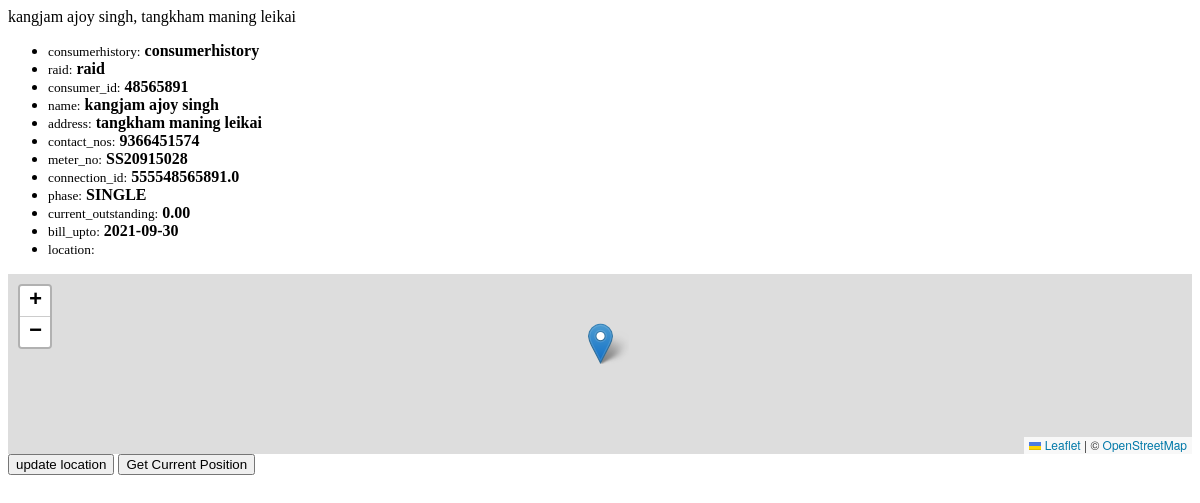
Page /consumers/48565891/ on the earlier database version.
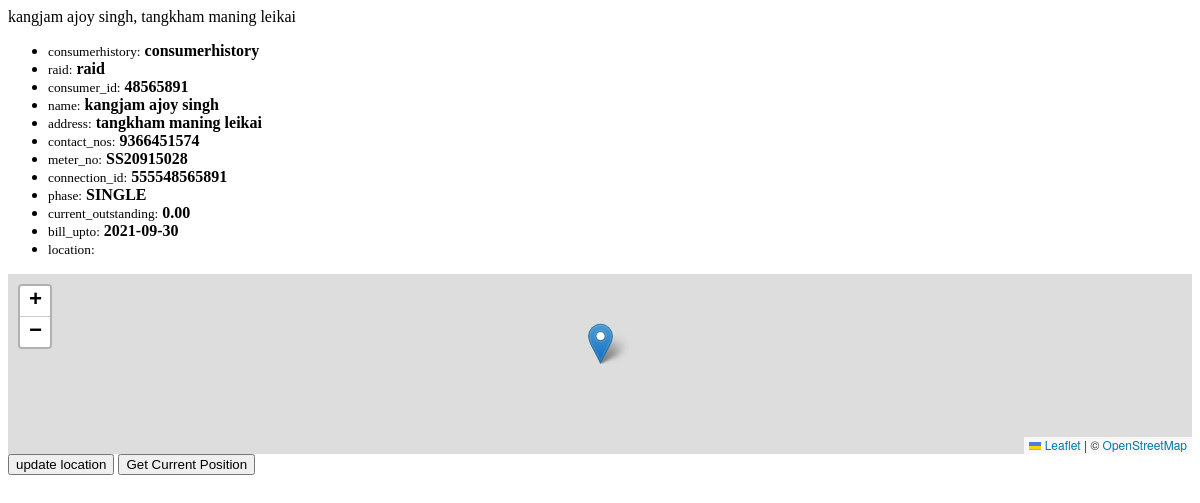
Same page on the later database version.
### consumers/models.py (models this page shows)
class Consumer(models.Model):
    consumer_id = models.IntegerField(primary_key=True)
    name = models.CharField(max_length=100)
    address = models.CharField(max_length=200)
    contact_nos = models.CharField(max_length=30,null=True,blank=True)
    meter_no = models.CharField(max_length=20,null=True,blank=True)
    connection_id = models.CharField(max_length=20,null=True,blank=True)
    phase = models.CharField(max_length=10, choices=[('SINGLE', 'SINGLE'), ('THREE', 'THREE')])
    current_outstanding = models.DecimalField(default=0, max_digits=15, decimal_places=2)
    bill_upto = models.DateField(null=True, blank=True)
    tags = TaggableManager(blank=True)
    location = PlainLocationField(based_fields=["city"], zoom=15, default='24.823044419753995,93.95751714635482', blank=True, null=True)
    def __str__(self):
        return f'{self.name}, {self.address}'

### consumers/views.py (the view)
# urls.py: path("<int:consumer_id>/", views.consumer_details, name="consumer_details"),
def consumer_details(request, consumer_id):
    c = Consumer.objects.get(consumer_id=consumer_id)
    context = {"consumer_details": c, "location": c.location, "consumer_id": c.consumer_id}
    return render(request,"consumers/consumer_details.html",context  )

### consumers/templatetags/my_filters.py (called while the page is built)
@register.filter(is_safe=True)
def get_field_value(obj):
    fields = obj._meta.get_fields()
    res = "<ul>"
    for f in fields:
        fs = f.name.split('.')
        name = fs[-1]
        v = getattr(obj, f.name, name)
        res += f'<li><small>{name}:</small> <strong>{v}</strong></li>'
    res += "</ul>"
    return res

### consumers/templates/consumers/consumer_details.html (shortened to what this page needs)
{% load my_filters %}
<!DOCTYPE html>
<html>
<head>
<link rel="stylesheet" href="https://unpkg.com/leaflet@1.9.4/dist/leaflet.css"
/>
</head>
<body>
<div id="snap1">
  {{consumer_details}}
 {{consumer_details|get_field_value|safe}}
</div>
<div id="map"></div>
<div>
<button id="update_latlng">update location</button>
<input id="btn_get_loc" type="button" value="Get Current Position" onclick="getCurrentPosition()"
</div>
</body>
</html>

Differences in the rows shown:
changed Consumer "kangjam ajoy singh, tangkham maning leikai": consumer_id+name+address "…9366451574 meter_no: SS20915028 connection_id: 555548565891.0 phase: SINGLE current_outstanding: 0.00…" → "…9366451574 meter_no: SS20915028 connection_id: 555548565891 phase: SINGLE current_outstanding: 0.00…"
